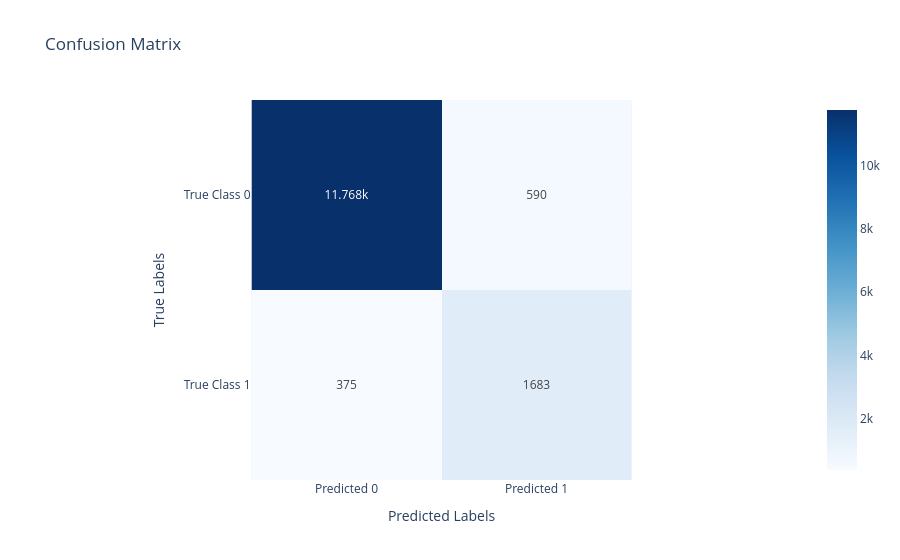

The notebook cell saved with this chart:
### Code cell
xgb_visualizer.plot_confusion_matrix()

### Figure 1 — Plotly figure (JSON) as saved in the notebook; plotly's stock layout.template omitted (floating-point values rounded to 4 significant figures)
{"data": [{"coloraxis": "coloraxis", "name": "0", "texttemplate": "%{z}", "x": ["Predicted 0", "Predicted 1"], "y": ["True Class 0", "True Class 1"], "z": [[11768, 590], [375, 1683]], "type": "heatmap", "xaxis": "x", "yaxis": "y", "hovertemplate": "x: %{x}<br>y: %{y}<br>color: %{z}<extra></extra>"}], "layout": {"xaxis": {"anchor": "y", "domain": [0.0, 1.0], "scaleanchor": "y", "constrain": "domain", "title": {"text": "Predicted Labels"}}, "yaxis": {"anchor": "x", "domain": [0.0, 1.0], "autorange": "reversed", "constrain": "domain", "title": {"text": "True Labels"}}, "coloraxis": {"colorscale": [[0.0, "rgb(247,251,255)"], [0.125, "rgb(222,235,247)"], [0.25, "rgb(198,219,239)"], [0.375, "rgb(158,202,225)"], [0.5, "rgb(107,174,214)"], [0.625, "rgb(66,146,198)"], [0.75, "rgb(33,113,181)"], [0.875, "rgb(8,81,156)"], [1.0, "rgb(8,48,107)"]]}, "title": {"text": "Confusion Matrix"}, "showlegend": false}}
